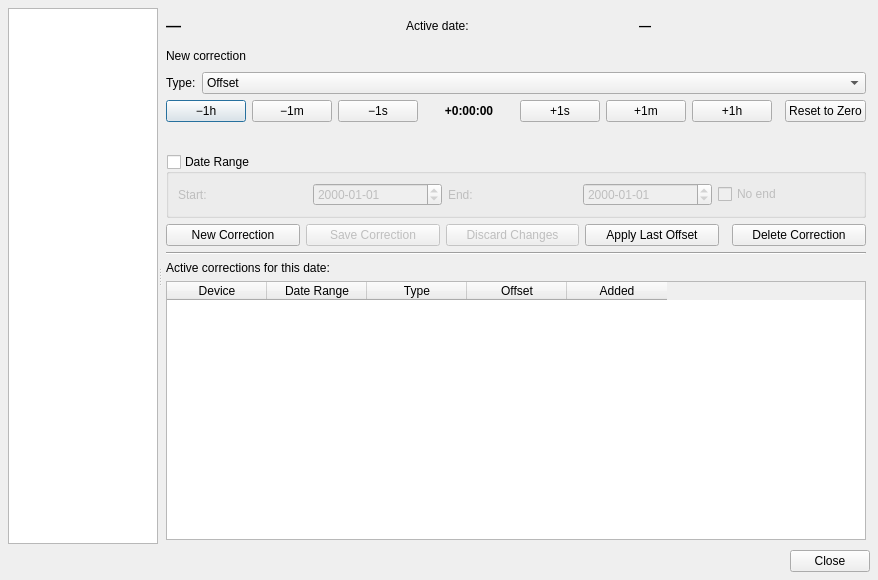
<?xml version="1.0" encoding="UTF-8"?>
<ui version="4.0">
 <class>DeviceTimeCorrectionDialog</class>
 <widget class="QDialog" name="DeviceTimeCorrectionDialog">
  <property name="geometry">
   <rect><x>0</x><y>0</y><width>720</width><height>580</height></rect>
  </property>
  <property name="windowTitle">
   <string>Time Corrections</string>
  </property>
  <layout class="QVBoxLayout" name="mainLayout">
   <property name="spacing"><number>6</number></property>
   <property name="margin"><number>8</number></property>

   <!-- Main splitter: sidebar + right panel -->
   <item>
    <widget class="QSplitter" name="mainSplitter">
     <property name="orientation"><enum>Qt::Horizontal</enum></property>

     <!-- Left: Device sidebar -->
     <widget class="QTreeWidget" name="deviceSidebar">
      <property name="minimumSize"><size><width>150</width><height>0</height></size></property>
      <property name="maximumSize"><size><width>240</width><height>16777215</height></size></property>
      <property name="headerHidden"><bool>true</bool></property>
      <column><property name="text"><string>Device</string></property></column>
     </widget>

     <!-- Right: Correction controls -->
     <widget class="QWidget" name="rightPanel">
      <layout class="QVBoxLayout" name="rightLayout">
       <property name="margin"><number>4</number></property>

       <!-- Device title + active date -->
       <item>
        <layout class="QHBoxLayout">
         <item>
          <widget class="QLabel" name="deviceNameLabel">
           <property name="text"><string>—</string></property>
           <property name="font"><font><bold>true</bold><pointsize>11</pointsize></font></property>
           <property name="minimumSize"><size><width>0</width><height>28</height></size></property>
          </widget>
         </item>
         <item><spacer><property name="orientation"><enum>Qt::Horizontal</enum></property></spacer></item>
         <item><widget class="QLabel"><property name="text"><string>Active date:</string></property></widget></item>
         <item>
          <widget class="QLabel" name="activeDateLabel">
           <property name="text"><string>—</string></property>
           <property name="font"><font><bold>true</bold></font></property>
          </widget>
         </item>
        </layout>
       </item>

       <!-- Mode indicator -->
       <item>
        <widget class="QLabel" name="modeLabel">
         <property name="text"><string>New correction</string></property>
         <property name="minimumSize"><size><width>0</width><height>20</height></size></property>
        </widget>
       </item>

       <!-- Correction type -->
       <item>
        <layout class="QFormLayout">
         <item row="0" column="0">
          <widget class="QLabel"><property name="text"><string>Type:</string></property></widget>
         </item>
         <item row="0" column="1">
          <widget class="QComboBox" name="correctionTypeCombo">
           <item><property name="text"><string>Offset</string></property></item>
           <item><property name="text"><string>Travel</string></property></item>
           <item><property name="text"><string>DST Change</string></property></item>
           <item><property name="text"><string>Device Timezone Misconfiguration</string></property></item>
           <item><property name="text"><string>Device Reset</string></property></item>
          </widget>
         </item>
        </layout>
       </item>

       <!-- Nudge buttons + read-only offset display -->
       <item>
        <layout class="QHBoxLayout">
         <item><widget class="QPushButton" name="btnMinus1h"><property name="text"><string>−1h</string></property></widget></item>
         <item><widget class="QPushButton" name="btnMinus1m"><property name="text"><string>−1m</string></property></widget></item>
         <item><widget class="QPushButton" name="btnMinus1s"><property name="text"><string>−1s</string></property></widget></item>
         <item>
          <widget class="QLabel" name="currentOffsetValue">
           <property name="text"><string>+0:00:00</string></property>
           <property name="font"><font><bold>true</bold></font></property>
           <property name="alignment"><set>Qt::AlignCenter</set></property>
           <property name="minimumSize"><size><width>90</width><height>0</height></size></property>
          </widget>
         </item>
         <item><widget class="QPushButton" name="btnPlus1s"><property name="text"><string>+1s</string></property></widget></item>
         <item><widget class="QPushButton" name="btnPlus1m"><property name="text"><string>+1m</string></property></widget></item>
         <item><widget class="QPushButton" name="btnPlus1h"><property name="text"><string>+1h</string></property></widget></item>
         <item><spacer><property name="orientation"><enum>Qt::Horizontal</enum></property></spacer></item>
         <item><widget class="QPushButton" name="btnResetToZero"><property name="text"><string>Reset to Zero</string></property></widget></item>
        </layout>
       </item>

       <!-- Large offset warning (always visible; text cleared when inactive) -->
       <item>
        <widget class="QLabel" name="largeDriftWarning">
         <property name="text"><string></string></property>
         <property name="wordWrap"><bool>true</bool></property>
         <property name="styleSheet"><string>color: #cc6600;</string></property>
         <property name="minimumSize"><size><width>0</width><height>20</height></size></property>
        </widget>
       </item>

       <!-- Date Range group -->
       <item>
        <widget class="QGroupBox" name="advancedGroup">
         <property name="title"><string>Date Range</string></property>
         <property name="checkable"><bool>true</bool></property>
         <property name="checked"><bool>false</bool></property>
         <layout class="QHBoxLayout">
          <item><widget class="QLabel"><property name="text"><string>Start:</string></property></widget></item>
          <item>
           <widget class="QDateEdit" name="advStartDate">
            <property name="calendarPopup"><bool>false</bool></property>
            <property name="displayFormat"><string>yyyy-MM-dd</string></property>
           </widget>
          </item>
          <item><widget class="QLabel"><property name="text"><string>End:</string></property></widget></item>
          <item>
           <widget class="QDateEdit" name="advEndDate">
            <property name="calendarPopup"><bool>false</bool></property>
            <property name="displayFormat"><string>yyyy-MM-dd</string></property>
           </widget>
          </item>
          <item>
           <widget class="QCheckBox" name="advEndDateCheck">
            <property name="text"><string>No end</string></property>
           </widget>
          </item>
          <item><spacer><property name="orientation"><enum>Qt::Horizontal</enum></property></spacer></item>
         </layout>
        </widget>
       </item>

       <!-- Save / Discard / Apply Last Offset -->
       <item>
        <layout class="QHBoxLayout">
         <item>
          <widget class="QPushButton" name="btnNewCorrection">
           <property name="text"><string>New Correction</string></property>
          </widget>
         </item>
         <item>
          <widget class="QPushButton" name="btnSaveCorrection">
           <property name="text"><string>Save Correction</string></property>
           <property name="enabled"><bool>false</bool></property>
          </widget>
         </item>
         <item>
          <widget class="QPushButton" name="btnDiscardChanges">
           <property name="text"><string>Discard Changes</string></property>
           <property name="enabled"><bool>false</bool></property>
          </widget>
         </item>
         <item>
          <widget class="QPushButton" name="btnApplyLastNight">
           <property name="text"><string>Apply Last Offset</string></property>
          </widget>
         </item>
         <item><spacer><property name="orientation"><enum>Qt::Horizontal</enum></property></spacer></item>
         <item><widget class="QPushButton" name="btnDeleteRow"><property name="text"><string>Delete Correction</string></property></widget></item>
        </layout>
       </item>

       <!-- Separator -->
       <item>
        <widget class="QFrame">
         <property name="frameShape"><enum>QFrame::HLine</enum></property>
         <property name="frameShadow"><enum>QFrame::Sunken</enum></property>
        </widget>
       </item>

       <!-- Corrections log -->
       <item>
        <widget class="QLabel" name="historyLabel">
         <property name="text"><string>Active corrections for this date:</string></property>
        </widget>
       </item>
       <item>
        <widget class="QTableWidget" name="historyTable">
         <property name="selectionBehavior"><enum>QAbstractItemView::SelectRows</enum></property>
         <property name="selectionMode"><enum>QAbstractItemView::SingleSelection</enum></property>
         <property name="editTriggers"><set>QAbstractItemView::NoEditTriggers</set></property>
         <column><property name="text"><string>Device</string></property></column>
         <column><property name="text"><string>Date Range</string></property></column>
         <column><property name="text"><string>Type</string></property></column>
         <column><property name="text"><string>Offset</string></property></column>
         <column><property name="text"><string>Added</string></property></column>
        </widget>
       </item>

      </layout>
     </widget>
    </widget><!-- end QSplitter -->
   </item>

   <!-- Close button -->
   <item>
    <widget class="QDialogButtonBox" name="buttonBox">
     <property name="orientation"><enum>Qt::Horizontal</enum></property>
     <property name="standardButtons"><set>QDialogButtonBox::Close</set></property>
    </widget>
   </item>

  </layout>
 </widget>
 <resources/>
 <connections>
  <connection>
   <sender>buttonBox</sender><signal>rejected()</signal>
   <receiver>DeviceTimeCorrectionDialog</receiver><slot>reject()</slot>
   <hints>
    <hint type="sourcelabel"><x>360</x><y>560</y></hint>
    <hint type="destinationlabel"><x>360</x><y>290</y></hint>
   </hints>
  </connection>
 </connections>
</ui>
